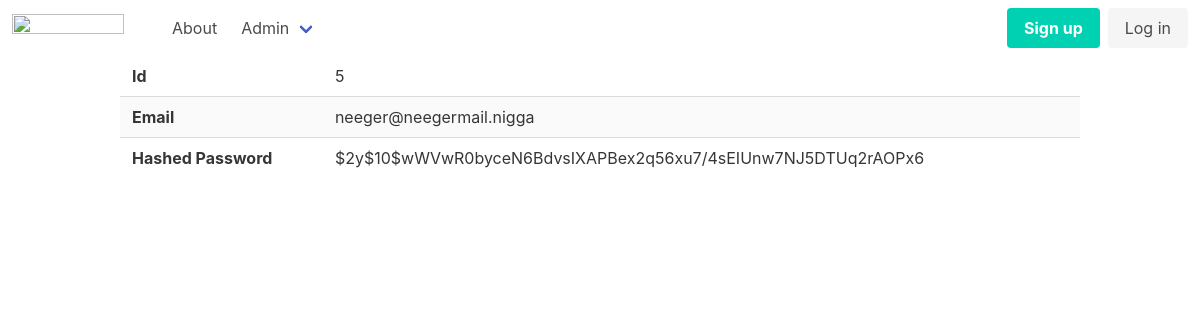
The page /admin/users/view?id=5 on the database as committed earlier.
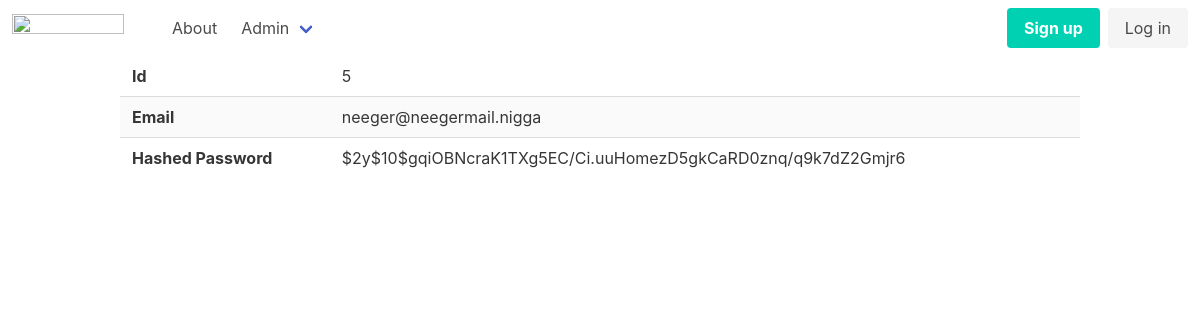
The same page on the database as committed later.
### tables this page shows
CREATE TABLE users
(
    id       integer
        primary key autoincrement,
    email    text not null
        unique,
    password text not null
);

### helpers.php (called while the page is built, shortened)
<?php
function view($viewName, $vars = []){
    extract($vars);
    include __DIR__ . "/views/$viewName.php";
}
function auth(){
    return User::auth();
}

### src/Controllers/UserController.php (called while the page is built, shortened)
<?php
class UserController {
    public function show(){
        $id = $_GET['id'];
        $user = User::find($id);
        view('users/view', compact('user'));
    }
}

### src/Models/User.php (called while the page is built, shortened)
<?php
class User extends Model{
    public static function auth(){
        return false;
    }
}

### src/DB.php (called while the page is built, shortened)
<?php
class DB {
    private $conn;
    public function __construct(){
        try {
            $this->conn = new PDO("sqlite:db.sqlite");
            $this->conn->setAttribute(PDO::ATTR_ERRMODE, PDO::ERRMODE_EXCEPTION);
        } catch(PDOException $e) {
            echo "Connection failed: " . $e->getMessage();
        }
    }
    public function find($table, $class, $id){
        $stmt = $this->conn->prepare("SELECT * FROM $table WHERE id = $id");
        $stmt->execute();
        return $stmt->fetch();
    }
}

### src/Models/Model.php (called while the page is built, shortened)
<?php
class Model {
    public static $table;
    public static function find($id){
        $db = new DB();
        return $db -> find(static::$table, static::class, $id);
    }
}

### views/users/view.php (the view)
<?php include __DIR__ . '/../partials/header.php' ?>
    <div class="container">
        <table class="table is-striped is-fullwidth">
            <tbody>
                <tr>
                    <th>
                        Id
                    </th>
                    <td>
                        <?=$user->id?>
                    </td>
                </tr>
                <tr>
                    <th>
                        Email
                    </th>
                    <td>
                        <?=$user->email?>
                    </td>
                </tr>
                <tr>
                    <th>
                        Hashed Password
                    </th>
                    <td>
                        <?=$user->password?>
                    </td>
                </tr>
            </tbody>
        </table>
    </div>
<?php include __DIR__ . '/../partials/footer.php' ?>

### views/partials/nav.php (shortened to what this page needs)
<nav class="navbar" role="navigation" aria-label="main navigation">
  <div class="navbar-brand">
    <a class="navbar-item" href="/">
      <img src="https://bulma.io/images/bulma-logo.png" width="112" height="28">
    </a>
  </div>
  <div id="navbarBasicExample" class="navbar-menu">
    <div class="navbar-start">
      <a class="navbar-item" href="/">
      </a>
      <a class="navbar-item" href="/about">
        About
      </a>
      <div class="navbar-item has-dropdown is-hoverable">
        <a class="navbar-link">
          Admin
        </a>
      </div>
    </div>
    <div class="navbar-end">
      <div class="navbar-item">
        <?php if(auth()): ?>
          <div class="navbar-item has-dropdown is-hoverable">
            <a class="navbar-link">
              <?=auth()->email?>
            </a>
            <div class="navbar-dropdown">
              <a class="navbar-item" href="/logout">
                Logout
              </a>
            </div>
          </div>
        <?php else: ?>
        <div class="buttons">
          <a class="button is-primary" href="/register">
            <strong>Sign up</strong>
          </a>
          <a class="button is-light" href="/login">
            Log in
          </a>
        </div>
        <?php endif; ?>
      </div>
    </div>
  </div>
</nav>

Rows that differ between the two databases and show on the page:
changed users "neeger@neegermail.nigga": password "$2y$10$wWVwR0byceN6BdvsIXAPBex2q56xu7/4sEIUnw7NJ5DTUq2rAOPx6" → "$2y$10$gqiOBNcraK1TXg5EC/Ci.uuHomezD5gkCaRD0znq/q9k7dZ2Gmjr6"
